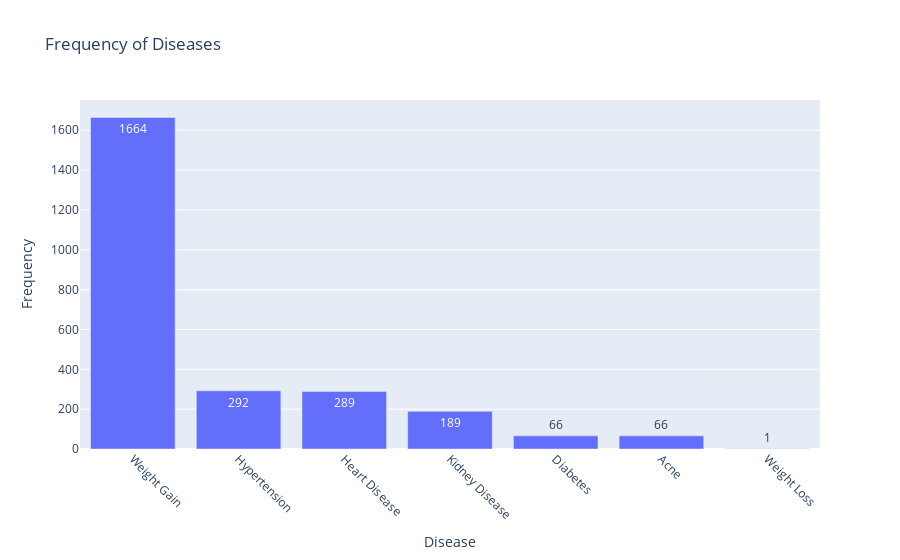

The notebook cell this image was saved under:
### Code cell
disease_counts = data_exploded['Disease'].value_counts()

# Create a bar plot using Plotly
fig = px.bar(
    x=disease_counts.index,
    y=disease_counts.values,
    labels={'x': 'Disease', 'y': 'Frequency'},
    title="Frequency of Diseases",
    text_auto=True
)

# Adjust layout for better readability
fig.update_layout(
    xaxis_title="Disease",
    yaxis_title="Frequency",
    xaxis_tickangle=45  # Rotate labels for readability
)

# Show the plot
fig.show()

### Figure 1 — Plotly figure (JSON) as saved in the notebook; plotly's stock layout.template omitted (floating-point values rounded to 4 significant figures)
{"data": [{"alignmentgroup": "True", "hovertemplate": "Disease=%{x}<br>Frequency=%{y}<extra></extra>", "legendgroup": "", "marker": {"color": "#636efa", "pattern": {"shape": ""}}, "name": "", "offsetgroup": "", "orientation": "v", "showlegend": false, "textposition": "auto", "texttemplate": "%{y}", "type": "bar", "x": ["Weight Gain", "Hypertension", "Heart Disease", "Kidney Disease", "Diabetes", "Acne", "Weight Loss"], "xaxis": "x", "y": [1664, 292, 289, 189, 66, 66, 1], "yaxis": "y"}], "layout": {"barmode": "relative", "legend": {"tracegroupgap": 0}, "title": {"text": "Frequency of Diseases"}, "xaxis": {"anchor": "y", "domain": [0, 1], "tickangle": 45, "title": {"text": "Disease"}}, "yaxis": {"anchor": "x", "domain": [0, 1], "title": {"text": "Frequency"}}}}
